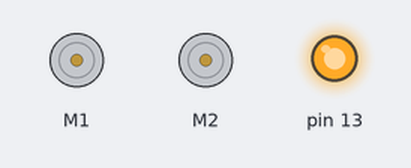
Bench run of a sketch on a simulated Arduino Leonardo, built with avr-gcc and run on an emulated ATmega32U4. Parts: 2 × DC motor (green arrow = forward, orange = backward, longer = faster), output pins drawn as LEDs (lit = HIGH).

Above: at 0.5 s.
At 1.5 s:
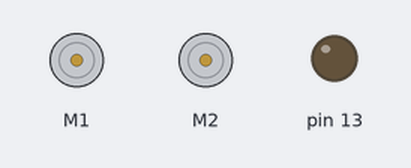
At 5.5 s:
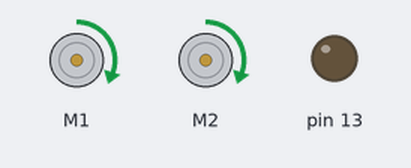
Timing chart, 0 to 6.9 s (numbered marks = the images above):
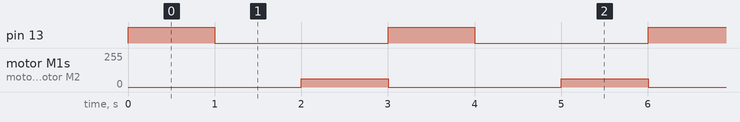

Measured:
- by itself, pin 13: alternates HIGH for 1.0 s and LOW for 2.0 s
- by itself, motor M1, motor M2: alternates forward 63/255 for 1.0 s and stopped for 2.0 s

The sketch:

rpro_lecture_1_ex1_solution.ino
```cpp
#include <Wire.h>
#include <Zumo32U4.h>

Zumo32U4Motors motors;
bool ledOn = true;
int speed = 100;

void setup() {
  // put your setup code here, to run once:

}

void ledBlink(){
  // Turn the LEDs on.
  ledRed(ledOn);
  ledYellow(ledOn);
  ledGreen(ledOn);

  // Wait for a second.
  delay(1000);

  // Turn the LEDs off.
  ledRed(!ledOn);
  ledYellow(!ledOn);
  ledGreen(!ledOn);

  // Wait for a second.
  delay(1000);
}

void forward(){
  ledRed(ledOn);
  motors.setSpeeds(speed, speed);
  delay(1000);
  motors.setSpeeds(0,0);
  ledRed(!ledOn);
}

void backward(){
  ledYellow(ledOn);
  motors.setSpeeds(-speed, -speed);
  delay(1000);
  motors.setSpeeds(0,0);
  ledYellow(!ledOn);
}

// not turning at 90 degrees, adjust speed and/or delay
void turnRight(){
  ledGreen(ledOn);
  motors.setSpeeds(-speed, speed);
  delay(1000);
  motors.setSpeeds(0,0);
  ledGreen(!ledOn);
}

// not turning at 90 degrees, adjust speed and/or delay
void turnLeft(){
  ledGreen(ledOn);
  motors.setSpeeds(speed, -speed);
  delay(1000);
  motors.setSpeeds(0,0);
  ledGreen(!ledOn);
}

void driveSquare(){
  forward();
  turnLeft();
  forward();
  turnLeft();
  forward();
  turnLeft();
  forward();
}

void loop() {
  ledBlink();
  forward();
}
```
